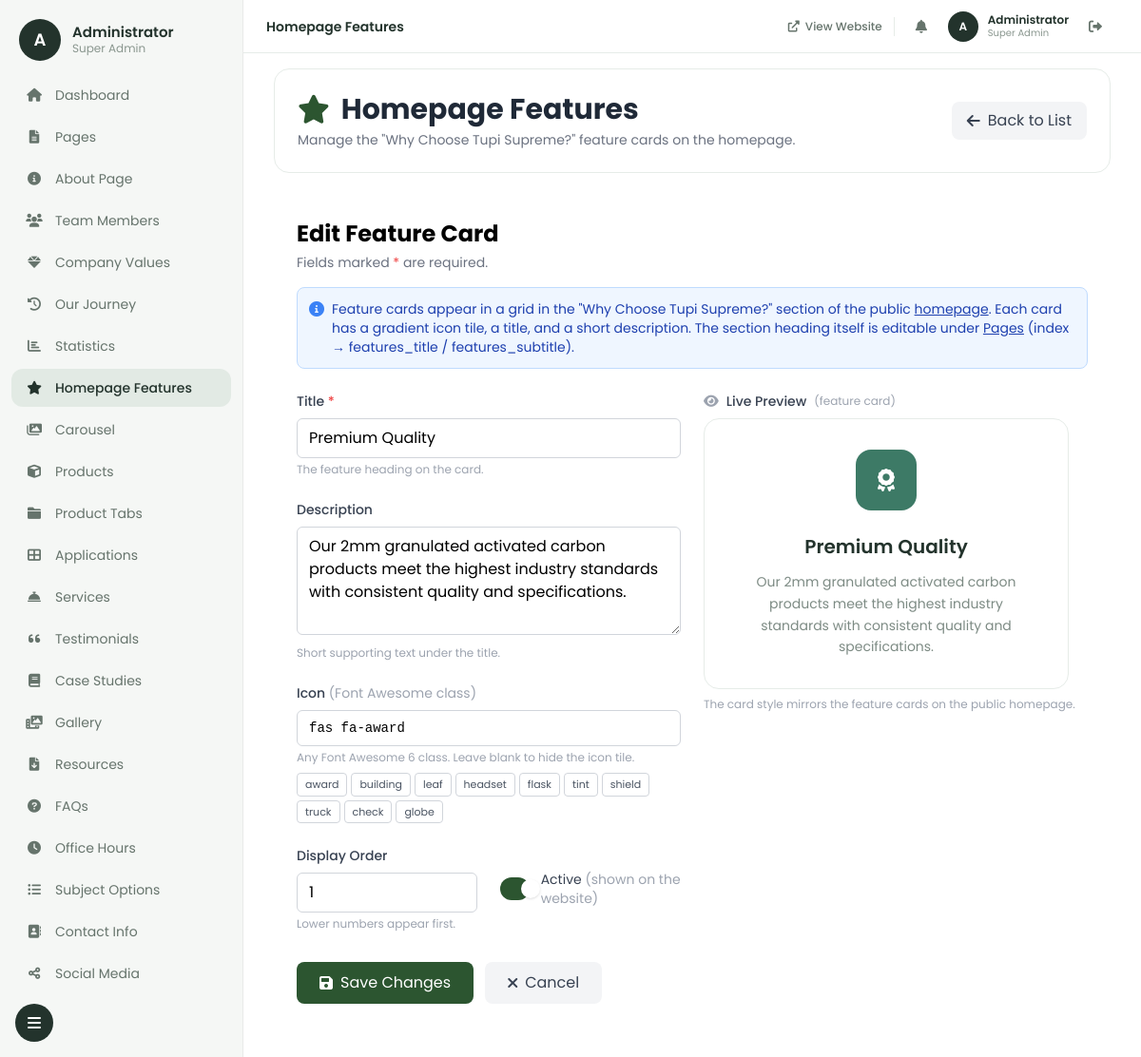
The page /admin/homepage-features.php?action=edit&id=1 (signed in) on the database its author committed.
### tables this page shows
CREATE TABLE IF NOT EXISTS homepage_features (
    id INT AUTO_INCREMENT PRIMARY KEY,
    title VARCHAR(200) NOT NULL,
    description TEXT,
    icon VARCHAR(100),
    display_order INT DEFAULT 0,
    is_active TINYINT(1) DEFAULT 1,
    created_at TIMESTAMP DEFAULT CURRENT_TIMESTAMP,
    updated_at TIMESTAMP DEFAULT CURRENT_TIMESTAMP ON UPDATE CURRENT_TIMESTAMP,
    updated_by INT,
    FOREIGN KEY (updated_by) REFERENCES admin_users(id) ON DELETE SET NULL,
    INDEX idx_display_order (display_order),
    INDEX idx_is_active (is_active)
);

### admin/homepage-features.php (the view, shortened to what the rows shown need)
<?php
require_once 'config.php';
$db = getDB();
$action = $_GET['action'] ?? 'list';
$id = $_GET['id'] ?? null;
$edit_feature = null;
if ($action === 'edit' && $id) {
    $stmt = $db->prepare("SELECT * FROM homepage_features WHERE id = ?");
    $stmt->bind_param("i", $id);
    $stmt->execute();
    $result = $stmt->get_result();
    $edit_feature = $result->fetch_assoc();
}
$view_url = '../index.php#features';
?>
<!DOCTYPE html>
<html lang="en">
<head>
    <script src="https://cdn.tailwindcss.com"></script>
    <link href="https://cdnjs.cloudflare.com/ajax/libs/font-awesome/6.0.0/css/all.min.css" rel="stylesheet">
</head>
<body class="bg-gray-100">
    <?php include 'includes/sidebar.php'; ?>
    <div class="relative lg:ml-64 p-4 lg:p-8">
        <div class="bg-white rounded-lg shadow-md p-6 mb-6">
            <div class="flex flex-col sm:flex-row sm:justify-between sm:items-center gap-3">
                <div>
                    <h1 class="text-3xl font-bold text-gray-800 flex items-center gap-3">
                        <i class="fas fa-star text-primary"></i> Homepage Features
                    </h1>
                </div>
            </div>
        </div>
        <?php if ($action === 'add' || $action === 'edit'): ?>
            <div class="p-6">
                <h2 class="text-2xl font-bold mb-1"><?php echo $action === 'add' ? 'Add New' : 'Edit'; ?> Feature Card</h2>
                <p class="text-sm text-gray-500 mb-4">Fields marked <span class="text-red-500">*</span> are required.</p>
                <div class="mb-6 p-3 rounded-lg bg-blue-50 border border-blue-200 flex items-start gap-2">
                    <i class="fas fa-info-circle text-blue-500 mt-0.5"></i>
                    <p class="text-sm text-blue-800">Feature cards appear in a grid in the "Why Choose Tupi Supreme?" section of the public <a href="<?php echo $view_url; ?>" target="_blank" class="underline hover:text-blue-900">homepage</a>. Each card has a gradient icon tile, a title, and a short description. The section heading itself is editable under <a href="pages.php" class="underline hover:text-blue-900">Pages</a> (index → features_title / features_subtitle).</p>
                </div>
                <div class="grid grid-cols-1 lg:grid-cols-2 gap-6">
                    <div>
                        <form method="POST" action="">
                            <div class="space-y-6">
                                <div>
                                    <label class="block text-sm font-medium text-gray-700 mb-2">Title <span class="text-red-500">*</span></label>
                                    <input type="text" name="title" id="title_input" required maxlength="200"
                                           value="<?php echo htmlspecialchars($edit_feature['title'] ?? ''); ?>"
                                           class="w-full px-3 py-2 border border-gray-300 rounded-md focus:outline-none focus:ring-primary focus:border-primary"
                                           placeholder="e.g., Premium Quality"
                                           oninput="updatePreview()">
                                    <p class="text-xs text-gray-400 mt-1">The feature heading on the card.</p>
                                </div>
                                <div>
                                    <label class="block text-sm font-medium text-gray-700 mb-2">Description</label>
                                    <textarea name="description" id="description_input" rows="4"
                                              class="w-full px-3 py-2 border border-gray-300 rounded-md focus:outline-none focus:ring-primary focus:border-primary"
                                              placeholder="e.g., Our 2mm granulated activated carbon products meet the highest industry standards..."
                                              oninput="updatePreview()"><?php echo htmlspecialchars($edit_feature['description'] ?? ''); ?></textarea>
                                    <p class="text-xs text-gray-400 mt-1">Short supporting text under the title.</p>
                                </div>
                                <div>
                                    <label class="block text-sm font-medium text-gray-700 mb-2">Icon <span class="text-gray-400 font-normal">(Font Awesome class)</span></label>
                                    <input type="text" name="icon" id="icon_input" maxlength="100"
                                           value="<?php echo htmlspecialchars($edit_feature['icon'] ?? ''); ?>"
                                           class="w-full px-3 py-2 border border-gray-300 rounded-md focus:outline-none focus:ring-primary focus:border-primary font-mono text-sm"
                                           placeholder="e.g., fas fa-award"
                                           oninput="updatePreview()">
                                    <p class="text-xs text-gray-400 mt-1">Any Font Awesome 6 class. Leave blank to hide the icon tile.</p>
                                    <div class="mt-2 flex flex-wrap gap-1">
                                        <button type="button" class="quick-pick" onclick="setIcon('fas fa-award')">award</button>
                                        <button type="button" class="quick-pick" onclick="setIcon('fas fa-building')">building</button>
                                        <button type="button" class="quick-pick" onclick="setIcon('fas fa-leaf')">leaf</button>
                                        <button type="button" class="quick-pick" onclick="setIcon('fas fa-headset')">headset</button>
                                        <button type="button" class="quick-pick" onclick="setIcon('fas fa-flask')">flask</button>
                                        <button type="button" class="quick-pick" onclick="setIcon('fas fa-tint')">tint</button>
                                        <button type="button" class="quick-pick" onclick="setIcon('fas fa-shield-alt')">shield</button>
                                        <button type="button" class="quick-pick" onclick="setIcon('fas fa-truck')">truck</button>
                                        <button type="button" class="quick-pick" onclick="setIcon('fas fa-check-circle')">check</button>
                                        <button type="button" class="quick-pick" onclick="setIcon('fas fa-globe')">globe</button>
                                    </div>
                                </div>
                                <div class="grid grid-cols-1 sm:grid-cols-2 gap-6">
                                    <div>
                                        <label class="block text-sm font-medium text-gray-700 mb-2">Display Order</label>
                                        <input type="number" name="display_order" min="0"
                                               value="<?php echo htmlspecialchars($edit_feature['display_order'] ?? 0); ?>"
                                               class="w-full px-3 py-2 border border-gray-300 rounded-md focus:outline-none focus:ring-primary focus:border-primary">
                                        <p class="text-xs text-gray-400 mt-1">Lower numbers appear first.</p>
                                    </div>
                                    <div class="flex items-center">
                                        <label class="flex items-center cursor-pointer select-none">
                                            <span class="relative w-11 h-6 rounded-full bg-gray-300 transition-colors duration-300 ease-in-out
                                                         peer-checked:bg-primary peer-focus-visible:ring-2 peer-focus-visible:ring-primary/40 peer-focus-visible:ring-offset-2
                                                         after:content-[''] after:absolute after:top-0.5 after:left-0.5 after:w-5 after:h-5
                                                         after:bg-white after:rounded-full after:shadow
                                                         after:transition-transform after:duration-300 after:ease-in-out
                                                         peer-checked:after:translate-x-5
                                                         hover:after:scale-110 active:after:scale-95"></span>
                                            <span class="ml-3 text-sm text-gray-700">Active <span class="text-gray-400">(shown on the website)</span></span>
                                        </label>
                                    </div>
                                </div>
                            </div>
                            <div class="mt-8 flex flex-col sm:flex-row gap-3">
                                <button type="submit" class="bg-primary text-white px-6 py-2.5 rounded-lg hover:bg-secondary transition-colors inline-flex items-center justify-center">
                                    <i class="fas fa-save mr-2"></i><?php echo $action === 'add' ? 'Add Feature' : 'Save Changes'; ?>
                                </button>
                                <a href="homepage-features.php" class="bg-gray-100 hover:bg-gray-200 text-gray-700 px-6 py-2.5 rounded-lg transition-colors inline-flex items-center justify-center">
                                    <i class="fas fa-times mr-2"></i>Cancel
                                </a>
                            </div>
                        </form>
                    </div>
                    <div>
                        <p class="text-sm font-medium text-gray-700 mb-2 flex items-center gap-2">
                            <i class="fas fa-eye text-gray-400"></i> Live Preview
                            <span class="text-xs text-gray-400 font-normal">(feature card)</span>
                        </p>
                        <div class="bg-white border border-[#e6ece8] rounded-2xl p-8 max-w-sm text-center">
                            <div id="preview_icon_wrap" class="w-16 h-16 rounded-2xl flex items-center justify-center mx-auto mb-6 <?php echo empty($edit_feature['icon'] ?? '') ? 'hidden' : ''; ?>" style="background: #3d7a66;">
                                <i id="preview_icon" class="<?php echo htmlspecialchars($edit_feature['icon'] ?? 'fas fa-award'); ?> text-2xl text-white"></i>
                            </div>
                            <h3 id="preview_title" class="text-xl font-semibold text-[#23332c] mb-3"><?php echo htmlspecialchars($edit_feature['title'] ?? 'Feature title'); ?></h3>
                            <p id="preview_desc" class="text-[#7d8b84] leading-relaxed text-sm <?php echo empty($edit_feature['description'] ?? '') ? 'hidden' : ''; ?>"><?php echo htmlspecialchars($edit_feature['description'] ?? ''); ?></p>
                        </div>
                        <p class="text-xs text-gray-400 mt-2">The card style mirrors the feature cards on the public homepage.</p>
                    </div>
                </div>
            </div>
        <?php endif; ?>
    </div>
</body>
</html>

### admin/includes/sidebar.php (shortened to what the rows shown need)
<?php
$current_user = getCurrentUser();
$display_name = $current_user['full_name'] ?: $current_user['username'];
$avatar_initial = strtoupper(substr($display_name, 0, 1));
$role_label = ucwords(str_replace('_', ' ', $current_user['role'] ?? 'Admin'));
?>
<aside id="sidebar" class="fixed top-0 bottom-0 left-0 z-40 w-64 transition-all duration-300 -translate-x-full lg:translate-x-0 bg-[#f5f7f5] text-[#45524b] lg:border-r lg:border-black/5 flex flex-col">
    <div class="sidebar-header flex items-center gap-3 px-5 pt-5 pb-4 flex-shrink-0">
        <div class="w-11 h-11 rounded-full bg-[#23332c] text-white flex items-center justify-center font-semibold text-lg flex-shrink-0">
            <?php echo htmlspecialchars($avatar_initial); ?>
        </div>
        <div class="sidebar-label min-w-0 flex-1">
            <p class="font-semibold text-[15px] text-[#23332c] leading-tight truncate"><?php echo htmlspecialchars($display_name); ?></p>
            <p class="text-xs text-[#8a978f] truncate"><?php echo htmlspecialchars($role_label); ?></p>
        </div>
    </div>
</aside>
<header id="admin-topbar" class="fixed top-0 left-0 right-0 lg:left-64 z-20 h-14 bg-white/95 backdrop-blur border-b border-[#e6ece8] flex items-center gap-3 pl-16 pr-4 lg:pl-6 lg:pr-8">
    <div class="flex items-center gap-2.5">
        <div class="w-8 h-8 rounded-full bg-[#23332c] text-white flex items-center justify-center text-xs font-semibold flex-shrink-0"><?php echo htmlspecialchars($avatar_initial); ?></div>
        <div class="hidden sm:block leading-tight min-w-0">
            <p class="text-xs font-semibold text-[#23332c] truncate max-w-[10rem]"><?php echo htmlspecialchars($display_name); ?></p>
            <p class="text-[10px] text-[#8a978f] truncate"><?php echo htmlspecialchars($role_label); ?></p>
        </div>
    </div>
</header>

### rows shown on the page
homepage_features: title "Premium Quality", description "Our 2mm granulated activated carbon products meet the highest industry standards with consistent quality and specifications.", icon "fas fa-award", display_order "1"

### other values the page prints
$avatar_initial "A"
$display_name "Administrator"
$role_label "Super Admin"
$item[2] "Dashboard"
$item[2] "Pages"
$item[2] "About Page"
$item[2] "Team Members"
$item[2] "Company Values"
$item[2] "Our Journey"
$item[2] "Statistics"
$item[2] "Homepage Features"
$item[2] "Carousel"
$item[2] "Products"
$item[2] "Product Tabs"
$item[2] "Applications"
